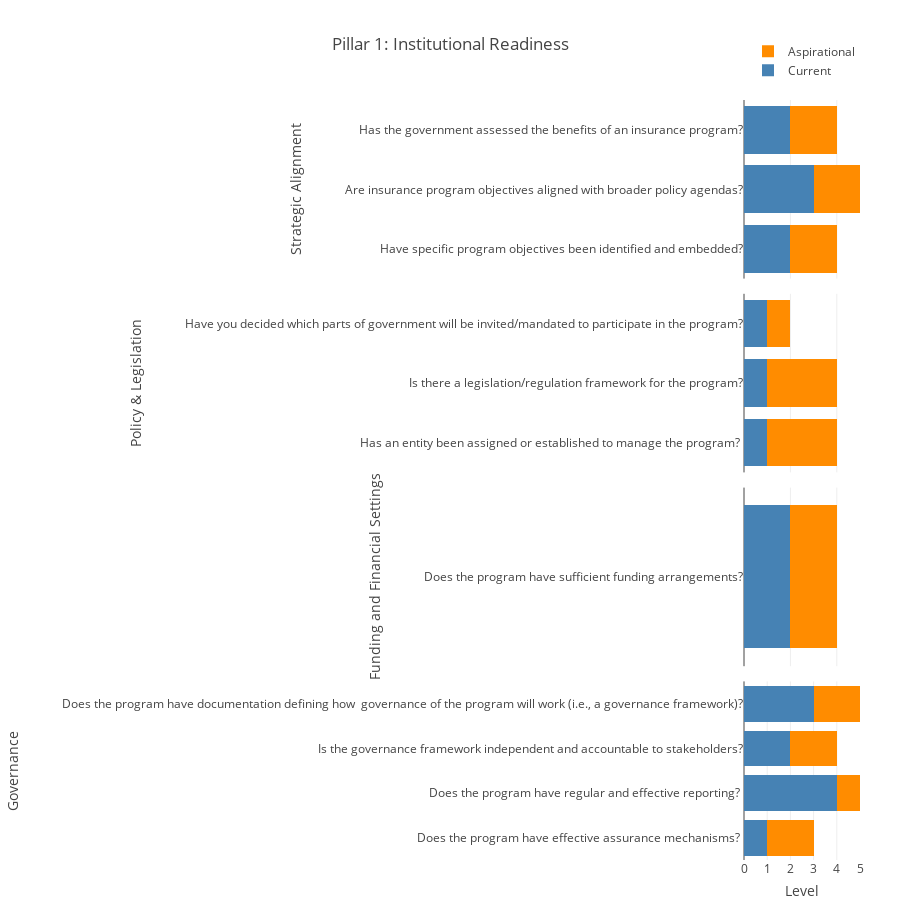

Write notebook code for a chart like this one.
### Code cell
pn = 1
df = dfb2[dfb2.Pillar == pn]
Pillar = dfp.loc[pn].tolist()[0]
plot_output2(df, Pillar)

### Figure 1 — Plotly figure (JSON) as saved in the notebook; plotly's stock layout.template omitted (floating-point values rounded to 4 significant figures)
{"data": [{"marker": {"color": "steelblue"}, "name": "Current", "orientation": "h", "showlegend": true, "type": "bar", "x": [4, 3, 4], "xaxis": "x", "y": ["Has the government assessed the benefits of an insurance program?", "Are insurance program objectives aligned with broader policy agendas?", "Have specific program objectives been identified and embedded?"], "yaxis": "y"}, {"marker": {"color": "darkorange"}, "name": "Aspirational", "orientation": "h", "showlegend": true, "type": "bar", "x": [-2, 2, -2], "xaxis": "x", "y": ["Has the government assessed the benefits of an insurance program?", "Are insurance program objectives aligned with broader policy agendas?", "Have specific program objectives been identified and embedded?"], "yaxis": "y"}, {"marker": {"color": "steelblue"}, "orientation": "h", "showlegend": false, "type": "bar", "x": [2, 4, 4], "xaxis": "x2", "y": ["Have you decided which parts of government will be invited/mandated to participate in the program?", "Is there a legislation/regulation framework for the program?", "Has an entity been assigned or established to manage the program? "], "yaxis": "y2"}, {"marker": {"color": "darkorange"}, "orientation": "h", "showlegend": false, "type": "bar", "x": [-1, -3, -3], "xaxis": "x2", "y": ["Have you decided which parts of government will be invited/mandated to participate in the program?", "Is there a legislation/regulation framework for the program?", "Has an entity been assigned or established to manage the program? "], "yaxis": "y2"}, {"marker": {"color": "steelblue"}, "orientation": "h", "showlegend": false, "type": "bar", "x": [2], "xaxis": "x3", "y": ["Does the program have sufficient funding arrangements?"], "yaxis": "y3"}, {"marker": {"color": "darkorange"}, "orientation": "h", "showlegend": false, "type": "bar", "x": [2], "xaxis": "x3", "y": ["Does the program have sufficient funding arrangements?"], "yaxis": "y3"}, {"marker": {"color": "steelblue"}, "orientation": "h", "showlegend": false, "type": "bar", "x": [5, 2, 5, 3], "xaxis": "x4", "y": ["Does the program have documentation defining how  governance of the program will work (i.e., a governance framework)?", "Is the governance framework independent and accountable to stakeholders?", "Does the program have regular and effective reporting? ", "Does the program have effective assurance mechanisms? "], "yaxis": "y4"}, {"marker": {"color": "darkorange"}, "orientation": "h", "showlegend": false, "type": "bar", "x": [-2, 2, -1, -2], "xaxis": "x4", "y": ["Does the program have documentation defining how  governance of the program will work (i.e., a governance framework)?", "Is the governance framework independent and accountable to stakeholders?", "Does the program have regular and effective reporting? ", "Does the program have effective assurance mechanisms? "], "yaxis": "y4"}], "layout": {"barmode": "stack", "height": 900, "legend": {"orientation": "h", "x": 1, "xanchor": "right", "y": 1.02, "yanchor": "bottom"}, "margin": {"b": 40, "l": 220, "r": 40, "t": 100}, "title": {"text": "Pillar 1: Institutional Readiness"}, "xaxis": {"anchor": "y", "domain": [0, 1], "matches": "x4", "showticklabels": false, "title": {"text": ""}}, "xaxis2": {"anchor": "y2", "domain": [0, 1], "matches": "x4", "showticklabels": false, "title": {"text": ""}}, "xaxis3": {"anchor": "y3", "domain": [0, 1], "matches": "x4", "showticklabels": false, "title": {"text": ""}}, "xaxis4": {"anchor": "y4", "domain": [0, 1], "dtick": 1, "range": [0, 5], "tick0": 0, "title": {"text": "Level"}}, "yaxis": {"anchor": "x", "automargin": true, "categoryarray": ["Have specific program objectives been identified and embedded?", "Are insurance program objectives aligned with broader policy agendas?", "Has the government assessed the benefits of an insurance program?"], "categoryorder": "array", "domain": [0.765, 1.0], "title": {"font": {"size": 14}, "standoff": 40, "text": "Strategic Alignment"}}, "yaxis2": {"anchor": "x2", "automargin": true, "categoryarray": ["Has an entity been assigned or established to manage the program? ", "Is there a legislation/regulation framework for the program?", "Have you decided which parts of government will be invited/mandated to participate in the program?"], "categoryorder": "array", "domain": [0.51, 0.745], "title": {"font": {"size": 14}, "standoff": 40, "text": "Policy & Legislation"}}, "yaxis3": {"anchor": "x3", "automargin": true, "categoryarray": ["Does the program have sufficient funding arrangements?"], "categoryorder": "array", "domain": [0.255, 0.49], "title": {"font": {"size": 14}, "standoff": 40, "text": "Funding and Financial Settings"}}, "yaxis4": {"anchor": "x4", "automargin": true, "categoryarray": ["Does the program have effective assurance mechanisms? ", "Does the program have regular and effective reporting? ", "Is the governance framework independent and accountable to stakeholders?", "Does the program have documentation defining how  governance of the program will work (i.e., a governance framework)?"], "categoryorder": "array", "domain": [0, 0.235], "title": {"font": {"size": 14}, "standoff": 40, "text": "Governance"}}}}
